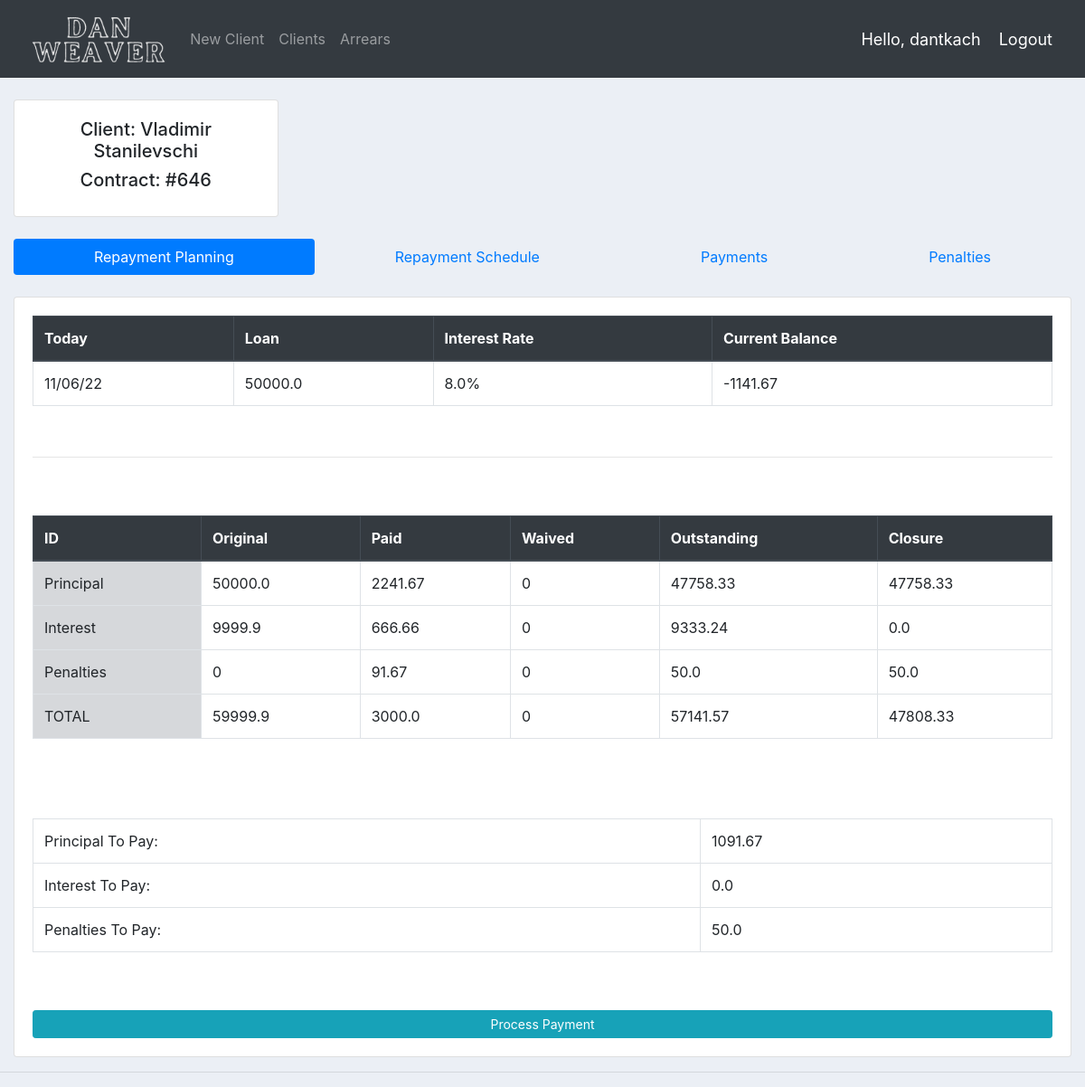
Screenshot of /view_contract/646/ (signed in) with the database file from the repository.
### accounts/models.py (models this page shows, shortened)
class Client(models.Model):
	first_name = models.CharField(max_length=200, null=True)
	last_name = models.CharField(max_length=200, null=True)
	location = models.CharField(max_length=200, null=True)
	phone_num = models.CharField(max_length=20, null=True)

class Contract(models.Model):
	STATUS = (
		('Active', 'Active'),
		('Closed', 'Closed'),
	)
	CALC_METHOD = (
		('Declining Balance', 'Declining Balance'),
		('Fixed Flat', 'Fixed Flat'),
	)
	PRODUCT = {
		('Classic', 'Classic'),
		('Imobil', 'Imobil'),
		('Special', 'Special'),
	}
	id = models.IntegerField(primary_key=True)
	client = models.ForeignKey(Client, null=True, on_delete=models.CASCADE)
	status = models.CharField(max_length=200, null=True, choices=STATUS, default='Active')
	date_created = models.DateField(null=True)
	product = models.CharField(max_length=200, null=True, choices=PRODUCT, default='Classic')
	loan = models.DecimalField(max_digits=15, decimal_places=2, null=True)
	months = models.IntegerField(null=True)
	interest_rate = models.DecimalField(max_digits=10, decimal_places=3, null=True)
	annual_payments = models.IntegerField(null=True)
	calc_method = models.CharField(max_length=100, null=True, choices=CALC_METHOD)
	month_sum = models.DecimalField(max_digits=10, decimal_places=3, null=True)
	grace_period = models.IntegerField(null=True)

### accounts/decorators.py (the view)
		def wrapper_func(request, *args, **kwargs):
			group = None
			if request.user.groups.exists():
				group = request.user.groups.all()[0].name
			if group in allowed_roles:
				return view_func(request, *args, **kwargs)
			else:
				return HttpResponse('You are not authorized to view this page')

### accounts/templates/accounts/contract_table.html (shortened to what this page needs)
{%  extends 'accounts/my_main.html' %}
{% block content %}
    <br>
    <div class="card card-body w-25 text-center">
        <h5>Client: {{client.first_name}} {{client.last_name}}</h5>
        <h5>Contract: #{{contract.id}}</h5>
    </div>
    <br>
    <ul class="nav nav-pills nav-fill">
    <li class="nav-item">
      <a class="nav-link active" data-toggle="tab" href="#repayment_plan">Repayment Planning</a>
    </li>
    <li class="nav-item">
      <a class="nav-link" data-toggle="tab" href="#repayment_schedule">Repayment Schedule</a>
    </li>
    <li class="nav-item">
      <a class="nav-link" data-toggle="tab" href="#payments">Payments</a>
    </li>
    <li class="nav-item">
      <a class="nav-link" data-toggle="tab" href="#penalties">Penalties</a>
    </li>
    </ul>
    <div class="tab-content">
        <div class="tab-pane active" id = "repayment_plan">
            <br>
            <div class="card card-body">
                <table class="table table-bordered">
                    <thead class="thead-dark">
                        <tr>
                            <th scope="col">Today</th>
                            <th scope="col">Loan</th>
                            <th scope="col">Interest Rate</th>
                            <th scope="col">Current Balance</th>
                        </tr>
                    </thead>
                    <tbody>
                        {% for row in profile %}
                            <tr>
                                <td>{{row.0}}</td>
                                <td>{{row.1}}</td>
                                <td>{{row.2}}</td>
                                <td>{{row.3}}</td>
                            </tr>
                        {% endfor %}
                    </tbody>
                </table>
                <br><hr><br><br>
                <table class="table table-bordered">
                    <thead class="thead-dark">
                        <tr>
                            <th scope="col">ID</th>
                            <th scope="col">Original</th>
                            <th scope="col">Paid</th>
                            <th scope="col">Waived</th>
                            <th scope="col">Outstanding</th>
                            <th scope="col">Closure</th>
                        </tr>
                    </thead>
                    <tbody>
                        <tr>
                            <td class="table-secondary">Principal</td>
                            <td>{{profile.0.10}}</td>
                            <td>{{profile.0.7}}</td>
                            <td>0</td>
                            <td>{{profile.0.12}}</td>
                            <td>{{profile.0.12}}</td>
                        </tr>
                        <tr>
                            <td class="table-secondary">Interest</td>
                            <td>{{profile.0.11}}</td>
                            <td>{{profile.0.8}}</td>
                            <td>{{profile.0.23}}</td>
                            <td>{{profile.0.13}}</td>
                            <td>{{profile.0.5}}</td>
                        </tr>
                        <tr>
                            <td class="table-secondary">Penalties</td>
                            <td>0</td>
                            <td>{{profile.0.9}}</td>
                            <td>{{profile.0.24}}</td>
                            <td>{{profile.0.14}}</td>
                            <td>{{profile.0.14}}</td>
                        </tr>
                        <tr>
                            <td class="table-secondary">TOTAL</td>
                            <td>{{profile.0.15}}</td>
                            <td>{{profile.0.16}}</td>
                            <td>{{profile.0.17}}</td>
                            <td>{{profile.0.19}}</td>
                            <td>{{profile.0.18}}</td>
                        </tr>
                    </tbody>
                </table>
                <br><br><br>
                <table class="table table-bordered">
                    {% for row in profile %}
                    <tr>
                        <td>Principal To Pay: </td>
                        <td>{{row.4}}</td>
                    </tr>
                    <tr>
                        <td>Interest To Pay: </td>
                        <td>{{row.5}}</td>
                    </tr>
                    <tr>
                        <td>Penalties To Pay: </td>
                        <td>{{row.6}}</td>
                    </tr>
                    {% endfor %}
                </table>
                <br><br>
                <a class="btn btn-sm btn-info" href="{% url 'create_payment' contract.id %}">Process Payment</a>
            </div>
        </div>
    </div>
{% endblock %}

### accounts/templates/accounts/my_navbar.html (shortened to what this page needs)
{% load static %}
<nav class="navbar navbar-expand-lg navbar-dark bg-dark">
 <img src="{% static 'images/logo2.png' %}" height="70">
  <div class="collapse navbar-collapse" id="navbarNav">
    <ul class="navbar-nav">
      {% if request.user.is_staff %}
        <li class="nav-item">
        <a class="nav-link" href="{% url 'createClient' %}">New Client</a>
      </li>
      <li class="nav-item">
        <a class="nav-link" href="{% url 'home' %}">Clients</a>
      </li>
      <li class="nav-item">
        <a class="nav-link" href="{% url 'arrears' %}">Arrears</a>
      </li>
      {% endif %}
    </ul>
  </div>
  <span class="hello-msg">Hello, {{request.user}}</span>
  <span ><a  class="hello-msg" href="{% url 'logout' %}">Logout</a></span>
</nav>

### static/css/main.css (style rules this page uses)
body { background-color: #ebeff5; }

### accounts/templates/accounts/my_navbar.html (style rules this page uses)
.hello-msg { font-size: 18px; color: #fff; margin-right: 20px; }

### rows the page displays
Client: first_name "Vladimir", last_name "Stanilevschi"
Contract: id "646"

### other values shown
{{ request.user }} "dantkach"
{{ row.0 }} "11/06/22"
{{ row.1 }} "50000.0"
{{ row.2 }} "8.0%"
{{ row.3 }} "-1141.67"
{{ profile.0.10 }} "50000.0"
{{ profile.0.7 }} "2241.67"
{{ profile.0.12 }} "47758.33"
{{ profile.0.11 }} "9999.9"
{{ profile.0.8 }} "666.66"
{{ profile.0.23 }} "0"
{{ profile.0.13 }} "9333.24"
{{ profile.0.5 }} "0.0"
{{ profile.0.9 }} "91.67"
{{ profile.0.24 }} "0"
